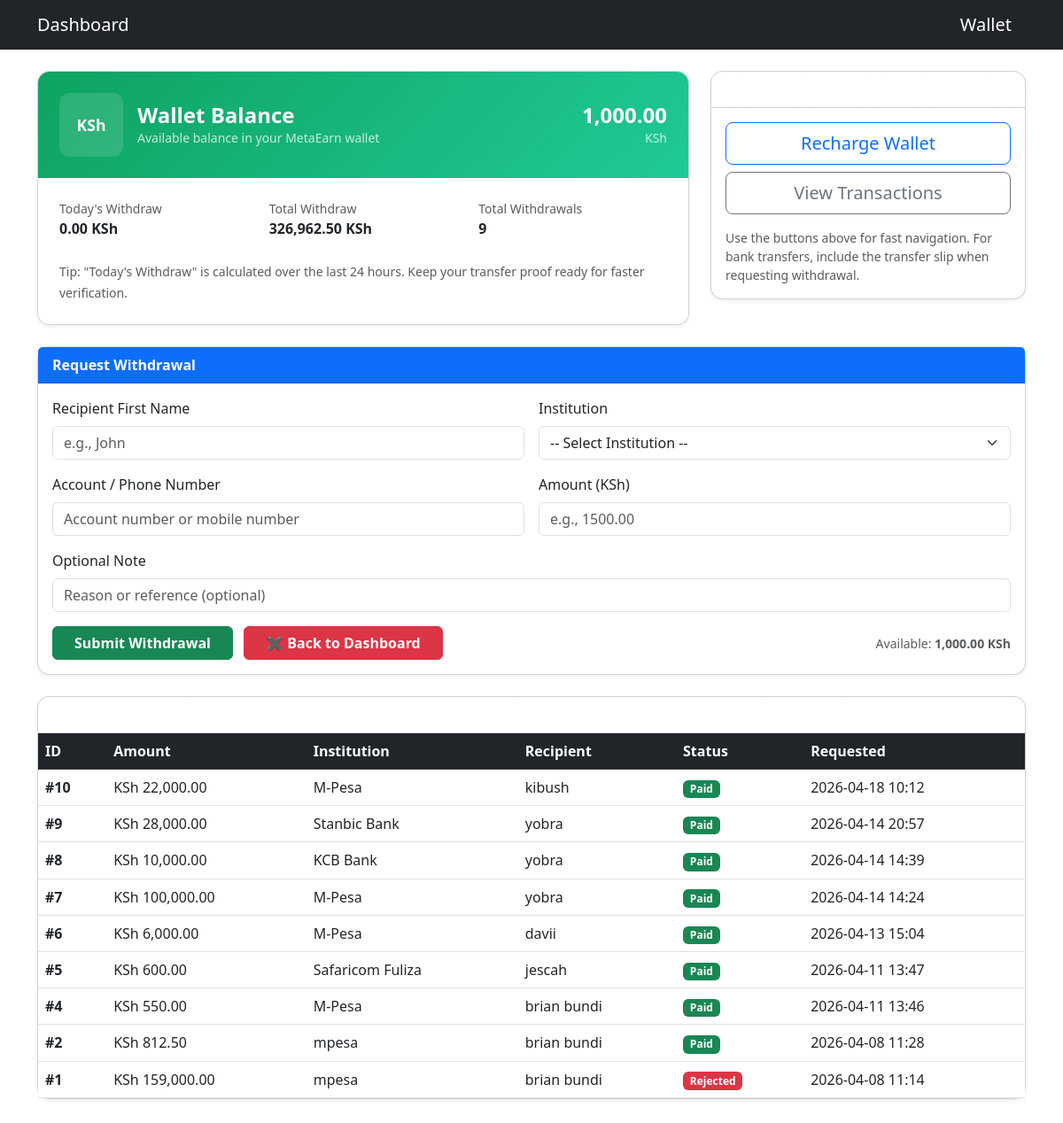
Page /withdraw (signed in) on the earlier database version.
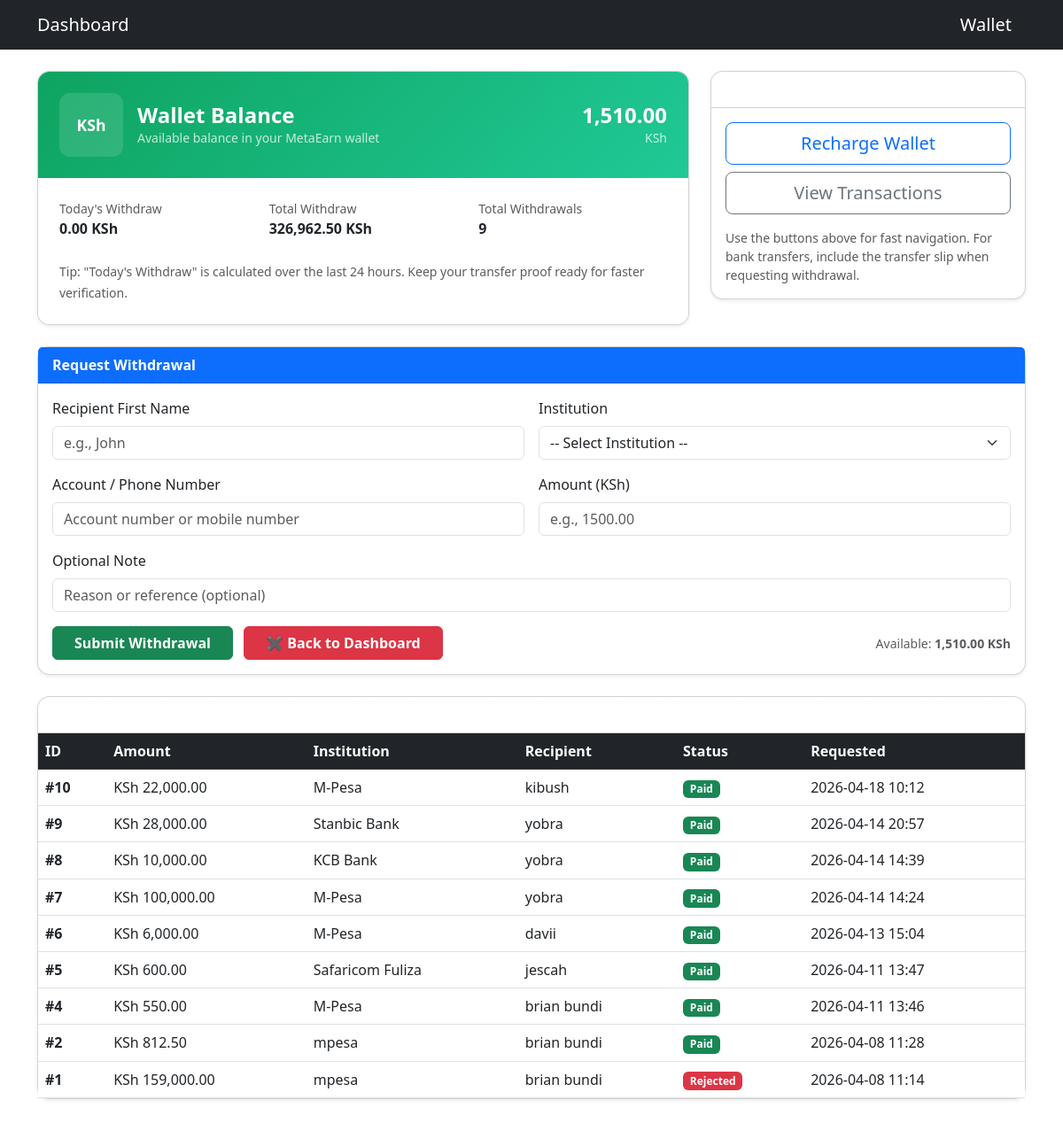
Same page on the later database version.
### models.py (models this page shows, shortened)
class User(db.Model, UserMixin):
    __tablename__ = "user"
    id = db.Column(db.Integer, primary_key=True)
    email = db.Column(db.String(120), unique=True, nullable=False)
    password = db.Column(db.String(200), nullable=False)
    is_admin = db.Column(db.Boolean, default=False, nullable=False)
    tutorial_seen = db.Column(db.Boolean, default=False, nullable=False)
    wallet_balance = db.Column(db.Float, default=0.0, nullable=False)
    total_views = db.Column(db.Integer, default=0, nullable=False)
    total_earnings = db.Column(db.Float, default=0.0, nullable=False)
    total_withdraw = db.Column(db.Float, default=0.0, nullable=False)
    total_recharge = db.Column(db.Float, default=0.0, nullable=False)
    profile_image = db.Column(db.String(200))
    last_checkin = db.Column(db.DateTime, nullable=True)
    referral_code = db.Column(
        db.String(20),
        unique=True,
        default=lambda: str(uuid.uuid4())[:8],
        nullable=False
    )
    referred_by = db.Column(db.Integer, db.ForeignKey("user.id"), nullable=True)
    referrals = db.relationship("User", backref=db.backref("referrer", remote_side=[id]))
    recharges = db.relationship("Recharge", back_populates="user", lazy=True)
    withdrawals = db.relationship("Withdrawal", back_populates="user", lazy=True)
    purchases = db.relationship("Purchase", back_populates="user", lazy=True)

### app.py (the view, shortened to what this page needs)
@app.route('/withdraw', methods=['GET', 'POST'])
@login_required
def withdraw():
    try:
        now = datetime.utcnow()
        last_24h = now - timedelta(hours=24)
        todays_withdraw = db.session.query(
            func.coalesce(func.sum(Withdrawal.amount), 0.0)
        ).filter(
            Withdrawal.user_id == current_user.id,
            Withdrawal.created_at >= last_24h
        ).scalar() or 0.0
        total_withdraw = db.session.query(
            func.coalesce(func.sum(Withdrawal.amount), 0.0)
        ).filter(
            Withdrawal.user_id == current_user.id
        ).scalar() or 0.0
        withdrawals = Withdrawal.query.filter_by(user_id=current_user.id).order_by(Withdrawal.created_at.desc()).all()
        try:
            transactions_url = url_for('transactions')
        except Exception:
            transactions_url = None
        return render_template(
            'withdraw.html',
            current_user=current_user,
            withdrawals=withdrawals,
            todays_withdraw=todays_withdraw,
            total_withdraw=total_withdraw,
            transactions_url=transactions_url
        )
    except Exception as e:
        traceback.print_exc()
        flash('An error occurred while loading withdrawals. Try again later.', 'withdrawal')
        return render_template(
            'withdraw.html',
            current_user=current_user,
            withdrawals=[],
            todays_withdraw=0.0,
            total_withdraw=0.0,
            transactions_url=None
        )

### app.py (called while the page is built)
@login_manager.user_loader
def load_user(user_id):
    return User.query.get(int(user_id))

@app.before_request
def restrict_admin_pages():
    if request.path.startswith("/admin"):
        if not current_user.is_authenticated:
            return redirect(url_for("login"))
        if not getattr(current_user, "is_admin", False):
            return "Unauthorized", 403

### templates/withdraw.html (shortened to what the changed rows need)
{% extends "base.html" %}
{% block content %}
<div class="row g-4 mb-4">
  <div class="col-12 col-lg-8">
    <div class="card shadow-sm" style="border-radius:14px; overflow:hidden;">
      <div class="d-flex align-items-center p-4" style="background:linear-gradient(135deg,#0ea360,#20c997); color:#fff;">
        <div class="ms-auto text-end">
          <div class="h4 mb-0 fw-bold">
            {{ '{:,.2f}'.format((current_user.wallet_balance|default(0))|float) }}
          </div>
          <div class="small opacity-75">KSh</div>
        </div>
      </div>
    </div>
  </div>
</div>
<div class="card mb-4 shadow-sm" style="border-radius:14px;">
  <div class="card-body">
    <form id="withdrawForm" method="POST" class="row g-3" novalidate>
      <div class="col-12 d-flex justify-content-between align-items-center">
        <div class="text-end">
          <small class="text-muted">Available: <strong>
            {{ '{:,.2f}'.format((current_user.wallet_balance|default(0))|float) }} KSh
          </strong></small>
        </div>
      </div>
    </form>
  </div>
</div>
<div class="card shadow-sm mb-5" style="border-radius:14px;">
  <div class="card-body p-0">
    <div class="table-responsive" style="max-height:520px; overflow:auto;">
      <table class="table table-hover mb-0 align-middle">
        <thead class="table-dark">
          <tr>
            <th scope="col">ID</th>
            <th scope="col">Amount</th>
            <th scope="col">Institution</th>
            <th scope="col">Recipient</th>
            <th scope="col">Status</th>
            <th scope="col">Requested</th>
          </tr>
        </thead>
      </table>
    </div>
  </div>
</div>
{% endblock %}

Differences in the rows shown:
changed User: wallet_balance "1,000.00" → "1,510.00"
